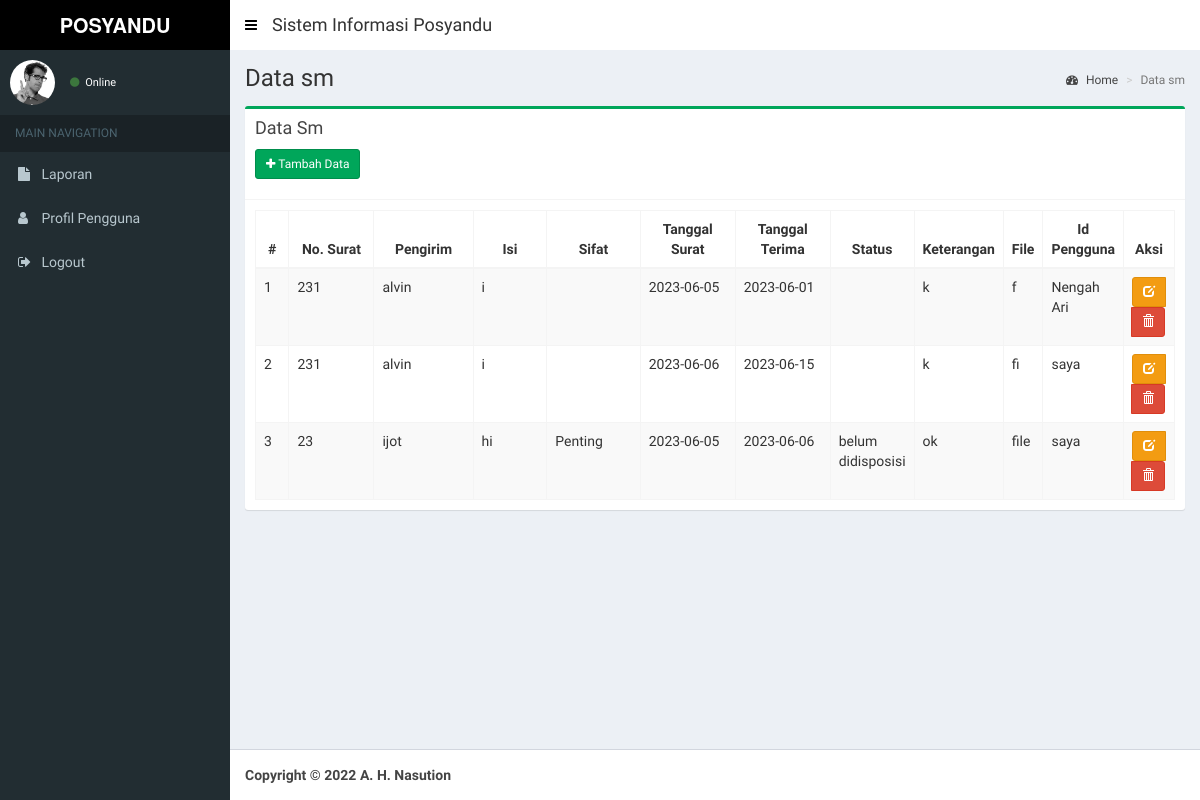
Page /index.php/sm on the earlier database version.
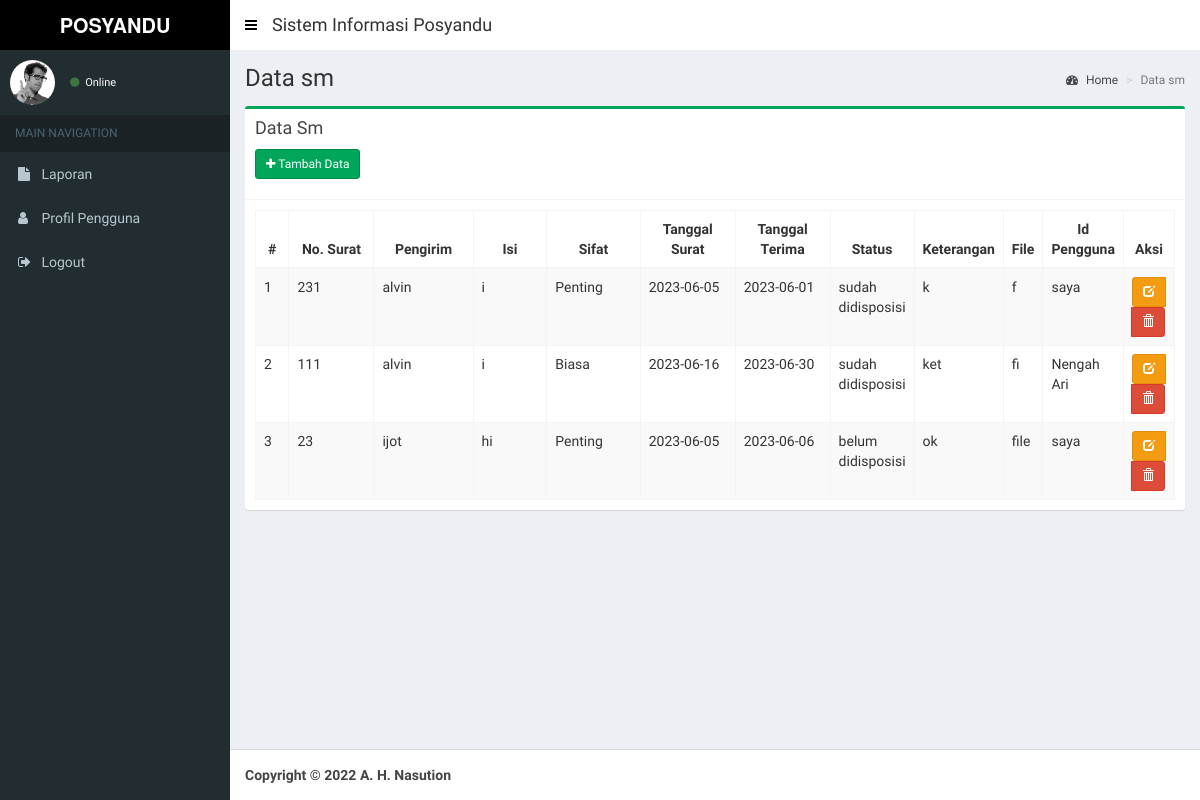
Same page on the later database version.
### tables this page shows
CREATE TABLE `sm` (
  `id_sm` int NOT NULL,
  `nosurat` varchar(20) NOT NULL,
  `pengirim` varchar(50) NOT NULL,
  `isi` varchar(100) NOT NULL,
  `sifat` enum('Biasa','Segera','Penting','Rahasia') NOT NULL,
  `tglsurat` date NOT NULL,
  `tglterima` date NOT NULL,
  `status` enum('sudah didisposisi','belum didisposisi') NOT NULL,
  `keterangan` varchar(100) NOT NULL,
  `file` varchar(30) NOT NULL,
  `id_pengguna` int NOT NULL
);

CREATE TABLE `akses` (
  `id_pengguna` int NOT NULL,
  `nama_pengguna` varchar(50) NOT NULL,
  `alamat` varchar(50) NOT NULL,
  `telp` varchar(12) NOT NULL,
  `email` varchar(50) NOT NULL,
  `username` varchar(30) NOT NULL,
  `password` varchar(30) NOT NULL,
  `level` enum('lurah','sekretaris','admin') NOT NULL
);

### application/controllers/Sm.php (called while the page is built, shortened)
<?php
class Sm extends CI_Controller {
	public function __construct()
	{
		$this->load->model('Sm_model', 'sm');
		$this->load->model('Akses_model', 'akses');
		$this->load->helper('tgl_indo');
		$this->load->helper('security');
	}
	public function index()
	{
		$data = array(
			'title'			=> 'SISTEM SURAT',
			'judul'			=> 'Data sm',
			'data' 			=> $this->sm->tabel()->result(),
			'content'		=> 'sm/v_content',
			'ajax'	 		=> 'sm/v_ajax'
		);
		$this->load->view('layout/v_wrapper', $data, FALSE);
	}
}

### index.php (called while the page is built, shortened)
<?php
require_once BASEPATH.'core/CodeIgniter.php';

### application/views/layout/v_content.php (called while the page is built, shortened)
 	<?php
	if ($content)
	{
		$this->load->view($content);
	}
?>

### application/models/Sm_model.php (called while the page is built, shortened)
<?php
class Sm_model extends CI_Model {
	public function tabel($where = null)
	{
		if($where == null){
			$this->db->select('*');
			$this->db->from('sm');
			$this->db->join('akses', 'sm.id_pengguna = akses.id_pengguna');
			$this->db->order_by('sm.id_sm', 'Asc');
			$query = $this->db->get();
		}
		return $query;
	}
}

### application/views/sm/v_content.php (the view, shortened to what this page needs)
<section class="content-header">
  <h1>
    <?= $judul ?>
  </h1>
  <ol class="breadcrumb">
    <li><a href="<?= base_url() ?>dashboard"><i class="fa fa-dashboard"></i> Home</a></li>
    <li class="active"><?= $judul ?></li>
  </ol>
</section>
<section class="content">
  <div class="row">
    <div class="col-xs-12">
      <div class="box box-success">
        <div class="box-header with-border">
          <h3 class="box-title">Data Sm</h3>
          <div style="padding-top: 10px;">
          <p><a href="<?= base_url(); ?>sm/add" class="btn btn-sm btn-success icon-btn"><i class="fa fa-plus"></i> Tambah Data</a></p>
          </div>
        </div>
        <div class="box-body">
          <table id="example1" class="table table-bordered table-striped" style="width: 100%;">
              <thead>
                  <tr>
                      <th style="width: 5%;text-align: center;">#</th>
                      <th style="width: 15%;text-align: center;">No. Surat</th>
                      <th style="width: 15%;text-align: center;">Pengirim</th>
                      <th style="width: 15%;text-align: center;">Isi</th>
                      <th style="width: 15%;text-align: center;">Sifat</th>
                      <th style="width: 15%;text-align: center;">Tanggal Surat</th>
                      <th style="width: 15%;text-align: center;">Tanggal Terima</th>
                      <th style="width: 13%;text-align: center;">Status</th>
                      <th style="width: 13%;text-align: center;">Keterangan</th>
                      <th style="width: 13%;text-align: center;">File</th>
                      <th style="width: 13%;text-align: center;">Id Pengguna</th>
                      <th style="width: 13%;text-align: center;">Aksi</th>
                  </tr>
              </thead>
              <tbody>
                  <?php $total= 0; $no=1; foreach($data as $row){  ?>
                  <tr>
                      <td><?= $no++ ?></td>
                      <td><?= $row->nosurat ?></td>
                      <td><?= $row->pengirim ?></td>
                      <td><?= $row->isi ?></td>
                      <td><?= $row->sifat ?></td>
                      <td><?= $row->tglsurat ?></td>
                      <td><?= $row->tglterima ?></td>
                      <td><?= $row->status ?></td>
                      <td><?= $row->keterangan ?></td>
                      <td><?= $row->file ?></td>
                      <td><?= $row->nama_pengguna ?></td>
                      <td style="text-align: center;">
                          <form action="<?= base_url() ?>sm/delete/<?= $row->id_sm ?>" method="post">
                              <div class="btn-group">
                                  <a href="<?= base_url() ?>sm/edit/<?= $row->id_sm ?>" class=" btn btn-sm btn-warning" data-toggle="tooltip" title="Edit"><span class="glyphicon glyphicon-edit"></span></a>
                                  <button class="btn btn-sm btn-danger" type="submit" onclick="return confirm('Yakin ingin menghapus data?')" data-toggle="tooltip" title="Hapus"><span class="glyphicon glyphicon-trash"></span></button>
                              </div>
                          </form>
                      </td>
                  </tr>
                <?php } ?>
              </tbody>
          </table>
        </div>
      </div>
    </div>
  </div>
</section>

### application/views/layout/v_wrapper.php (shortened to what this page needs)
<!DOCTYPE html>
<html>
  <head>
    <link rel="stylesheet" href="<?= base_url() ?>public/lte/bootstrap/css/bootstrap.min.css">
    <link rel="stylesheet" href="https://maxcdn.bootstrapcdn.com/font-awesome/4.4.0/css/font-awesome.min.css">
    <link rel="stylesheet" href="https://code.ionicframework.com/ionicons/2.0.1/css/ionicons.min.css">
    <link rel="stylesheet" href="<?= base_url() ?>public/lte/plugins/datatables/dataTables.bootstrap.css">
    <link rel="stylesheet" href="<?= base_url() ?>public/lte/plugins/select2/select2.min.css">
    <link rel="stylesheet" href="<?= base_url() ?>public/lte/dist/css/AdminLTE.min.css">
    <link rel="stylesheet" href="<?= base_url() ?>public/lte/dist/css/skins/_all-skins.min.css">
    <link rel="stylesheet" href="<?= base_url() ?>public/lte/plugins/fullcalendar/dist/fullcalendar.min.css">
    <link rel="stylesheet" href="<?= base_url() ?>public/lte/plugins/fullcalendar/dist/fullcalendar.print.min.css" media="print">
    <link rel="stylesheet" href="<?= base_url() ?>public/lte/plugins/bootstrap-colorpicker/dist/css/bootstrap-colorpicker.min.css">
  </head>
  <body class="hold-transition skin-green sidebar-mini">
    <div class="wrapper">
      <header class="main-header" style="background-color: #ffffff">
         <?php  include 'v_head.php'; ?>
      </header>
      <aside class="main-sidebar">
        <?php  include 'v_sidebar.php'; ?>
      </aside>
      <div class="content-wrapper">
        <?php include 'v_content.php'; ?>
      </div>
      <footer class="main-footer">
        <?php  include 'v_footer.php'; ?>
      </footer>
    </div>
  </body>
</html>

### application/views/layout/v_head.php (shortened to what this page needs)
<a href="<?= base_url() ?>public/lte/index2.html" class="logo" style="background-color: black;" >
  <span class="logo-lg"><b>POSYANDU MANDIRI</b></span>
</a>
<nav class="navbar navbar-static-top" role="navigation" style="background-color: #ffffff">
  <a href="#" class="sidebar-toggle" data-toggle="offcanvas" role="button">
  </a>
  <div style="padding: 5px;">
  <h4>Sistem Informasi Posyandu</h4>
  </div>
</nav>

### application/views/layout/v_sidebar.php (shortened to what this page needs)
<section class="sidebar">
  <div class="user-panel">
    <div class="pull-left image">
      <img src="<?= base_url() ?>public/lte/dist/img/user2-160x160.jpg" class="img-circle" alt="User Image">
    </div>
    <div class="pull-left info">
      <a href="#"><i class="fa fa-circle text-success"></i> Online</a>
    </div>
  </div>
  <ul class="sidebar-menu">
    <li class="header">MAIN NAVIGATION</li>
    <li class="laporan" id="laporan">
      <a href="<?= base_url() ?>laporan">
        <i class="fa fa-file"></i> <span>Laporan</span>
      </a>
    </li>
    <li class="profil" id="profil">
      <a href="<?= base_url() ?>profil">
        <i class="fa fa-user"></i> <span>Profil Pengguna</span>
      </a>
    </li>
    <li>
      <a href="<?= base_url() ?>login/logout">
        <i class="fa fa-sign-out"></i> <span>Logout</span>
      </a>
    </li>
  </ul>
</section>

### application/views/layout/v_footer.php (shortened to what this page needs)
<strong>Copyright &copy; 2022 A. H. Nasution </strong><br>

### application/views/layout/v_wrapper.php (style rules this page uses)
.skin-green .main-header .navbar .sidebar-toggle { color: black; }

Differences in the rows shown:
removed sm: nosurat "231", pengirim "alvin", isi "i", tglsurat "2023-06-06", tglterima "2023-06-15", keterangan "k", file "fi", id_pengguna.nama_pengguna "saya"
changed sm (number 1 of 3 on the later page): sifat (not shown) → "Penting"; status (not shown) → "sudah didisposisi"; id_pengguna.nama_pengguna "Nengah Ari" → "saya"
now on this page (row edited): sm: nosurat "111", pengirim "alvin", isi "i", sifat "Biasa", tglsurat "2023-06-16", tglterima "2023-06-30", status "sudah didisposisi", keterangan "ket", file "fi", id_pengguna.nama_pengguna "Nengah Ari"
